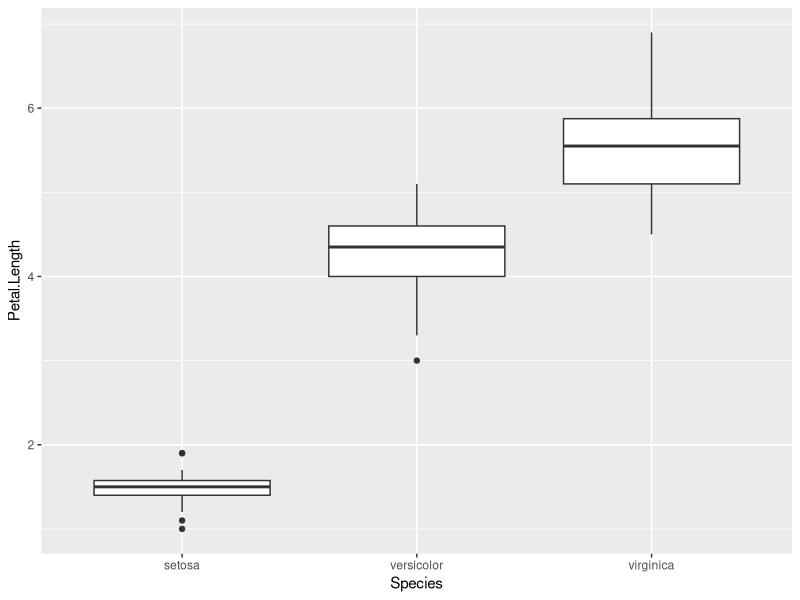
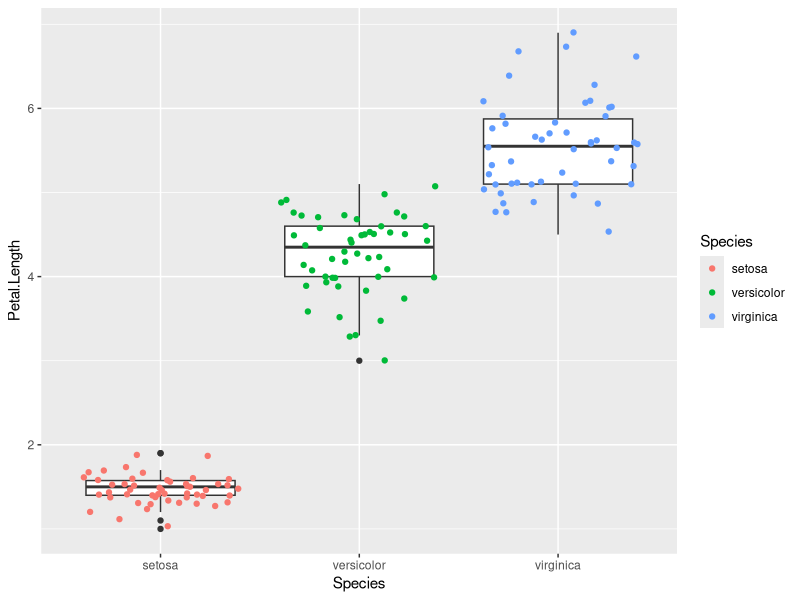

Source code (R) for these figures, in order:
## ---- chunk 1
knitr::opts_chunk$set(echo = FALSE, warning = FALSE, message = FALSE)
suppressMessages(suppressWarnings(library(tidyverse, quietly = TRUE)))
## ---- chunk 2
data("iris")
Table <- group_by(iris, Species) %>% summarize(Promedio = mean(Petal.Length), N = n())
## ---- chunk 3
knitr::kable(Table, caption = "Resumen con la media y número de muestras del largo de pétalo de las flores de tres especies del género Iris", booktabs = TRUE)
## ---- chunk 4
ggplot(iris, aes(x = Species, y = Petal.Length)) + geom_boxplot()
## ---- chunk 5
data("iris")
ggplot(iris, aes(x = Species, y = Petal.Length)) + geom_boxplot() + geom_jitter(aes(color = Species))
## ---- chunk 6
Primer.Anova <- aov(Petal.Length ~ Species, data = iris)
## ---- chunk 7
summary(Primer.Anova)
## ---- chunk 8
knitr::include_app("http://admin.derek-corcoran-barrios.com/shiny/rstudio/sample-apps/Shiny2/", height = "1500px")
